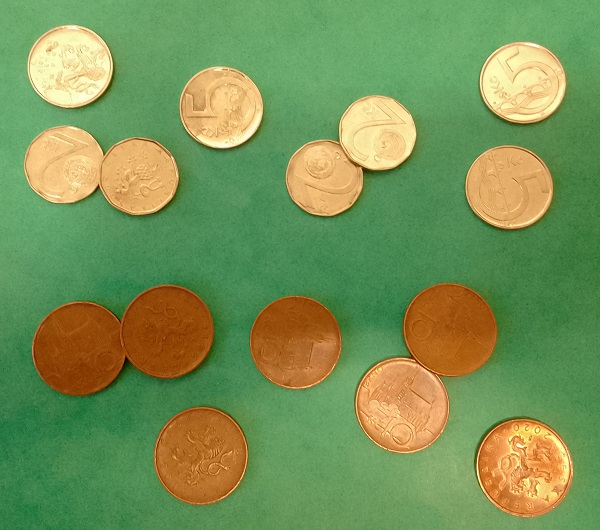
#> input picture cv06/data/pvi_cv06_mince.jpg, 600 x 530 px
$ python main.py
#> lines starting #> are read from the running program, lines starting #| are printed output that depends on the picture; after the words box and inside, x2 and y2 are one past the last pixel; in counts of white or black regions, pixels touching at a corner belong together
import cv2
from matplotlib import pyplot as plt
import numpy as np


def segment(image, threshold=40):
    return np.where(image > threshold, 0, 1)


def granulometric_spectrum(
    binary_image, min_size=5, max_size=50, step=2, return_heatmap=False
):
    """Granulometrické spektrum + volitelná heatmapa."""
    binary = np.uint8(binary_image > 0) * 255
    sizes = list(range(min_size, max_size + 1, step))
    survived_pixels = []

    if return_heatmap:
        heatmap = np.zeros_like(binary, dtype=np.float32)

    for size in sizes:
        se = cv2.getStructuringElement(cv2.MORPH_RECT, (size, size))
        opened = cv2.morphologyEx(binary, cv2.MORPH_OPEN, se)
        survived_pixels.append(np.sum(opened > 0))
        if return_heatmap:
            heatmap += opened / 255.0

    survived_pixels = np.array(survived_pixels)
    diff = survived_pixels[:-1] - survived_pixels[1:]
    sizes = np.array(sizes[:-1])

    if return_heatmap:
        if heatmap.max() > 0:
            heatmap /= heatmap.max()
        return sizes, diff, heatmap
    else:
        return sizes, diff, None


def main():
    original = cv2.imread("data/pvi_cv06_mince.jpg")
#> original is the input picture: shape (530, 600, 3); mean B, G, R 86, 146.9, 119.9
    original_hsv = cv2.cvtColor(original, cv2.COLOR_BGR2HSV)
#> original_hsv: shape (530, 600, 3); mean H, S, V 47.9, 127.4, 162.7
    h, _, _ = cv2.split(original_hsv)
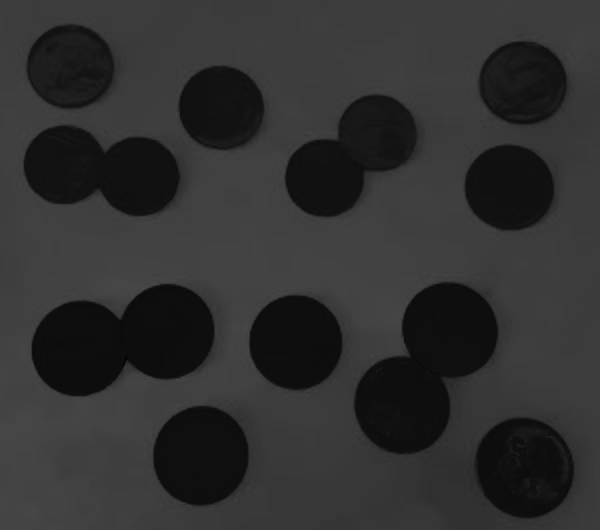
#> h: shape (530, 600); min 0, max 73, mean 47.9

    hue_hist = cv2.calcHist([h], [0], None, [180], [0, 180])
#> hue_hist = 180 values, max 33437 at index 60, min 0 at index 2, mean 1766.7
    segmented_image = segment(h, threshold=40)
#> in segment, `return np.where(image > threshold, 0, 1)`: returned value: shape (530, 600) int64; values 0 (black) and 1 (white), 29.7% white; 11 white regions, largest, box (x1, y1, x2, y2) and area: (354, 282, 498, 455) 14654, (32, 284, 215, 396) 14246, (24, 125, 180, 216) 10110

    plt.figure(figsize=(10, 8))
    plt.subplot(2, 2, 1)
    plt.imshow(cv2.cvtColor(original, cv2.COLOR_BGR2RGB))
    plt.title("Original Image")

    plt.subplot(2, 2, 2)
    plt.imshow(h, cmap="jet")
    plt.title("Hue Image")
    plt.colorbar()

    plt.subplot(2, 2, 3)
    plt.plot(hue_hist)
    plt.title("Hue Histogram")
    plt.xlabel("Hue Value")

    plt.subplot(2, 2, 4)
    plt.imshow(segmented_image, cmap="jet")
    plt.title("Segmented Image")
    plt.colorbar()
    plt.tight_layout()

    plt.figure(figsize=(12, 6))

    opening = cv2.morphologyEx(
        (segmented_image * 255).astype(np.uint8),
        cv2.MORPH_OPEN,
        np.ones((3, 3), np.uint8),
        iterations=5,
    )
#> opening: shape (530, 600); 29.7% white; 11 white regions, largest, box (x1, y1, x2, y2) and area: (354, 282, 498, 454) 14645, (32, 284, 214, 396) 14237, (24, 126, 180, 216) 10106
    distance_transformed = cv2.distanceTransform(opening, cv2.DIST_L2, 5)

    plt.subplot(2, 3, 1)
    plt.title("Distance Transform")
    plt.imshow(distance_transformed, cmap="jet")

    _, sure_fg = cv2.threshold(
        distance_transformed, 0.7 * distance_transformed.max(), 255, cv2.THRESH_BINARY
    )
#> sure_fg: shape (530, 600) float32; 2% white; 15 white regions, largest, box (x1, y1, x2, y2) and area: (508, 450, 541, 485) 843, (387, 388, 418, 421) 751, (186, 439, 216, 473) 716
    sure_fg = np.uint8(sure_fg)

    plt.subplot(2, 3, 2)
    plt.title("Sure Foreground")
    plt.imshow(sure_fg, cmap="gray")

    kernel = np.ones((3, 3), np.uint8)
    sure_bg = cv2.dilate(opening, kernel, iterations=3)
#> sure_bg: shape (530, 600); 34.4% white; 11 white regions, largest, box (x1, y1, x2, y2) and area: (351, 279, 501, 457) 16642, (29, 281, 217, 399) 16232, (21, 123, 183, 219) 11776
    unknown = cv2.subtract(sure_bg, sure_fg)
#> unknown: shape (530, 600); 32.4% white; 11 white regions, largest, box (x1, y1, x2, y2) and area: (351, 279, 501, 457) 15226, (29, 281, 217, 399) 14967, (21, 123, 183, 219) 11521

    plt.subplot(2, 3, 3)
    plt.title("Unknown")
    plt.imshow(unknown, cmap="gray")
    plt.colorbar()

    num_labels, markers = cv2.connectedComponents(sure_fg)
#> markers: shape (530, 600) int32; 16 distinct labels, from 0 to 15
#> num_labels = 16
    markers = markers + 1
#> markers: shape (530, 600) int32; 16 distinct labels, from 1 to 16
    markers[unknown == 255] = 0
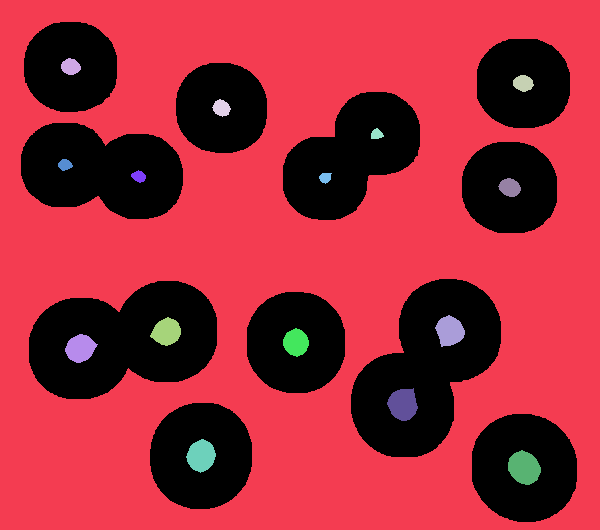
#> markers: shape (530, 600) int32; 17 distinct labels, from 0 to 16; one colour per label, 0 black

    plt.subplot(2, 3, 4)
    plt.title("Markers")
    plt.imshow(markers, cmap="jet")
    plt.colorbar()

    segmented_watershed = cv2.watershed(original, markers)
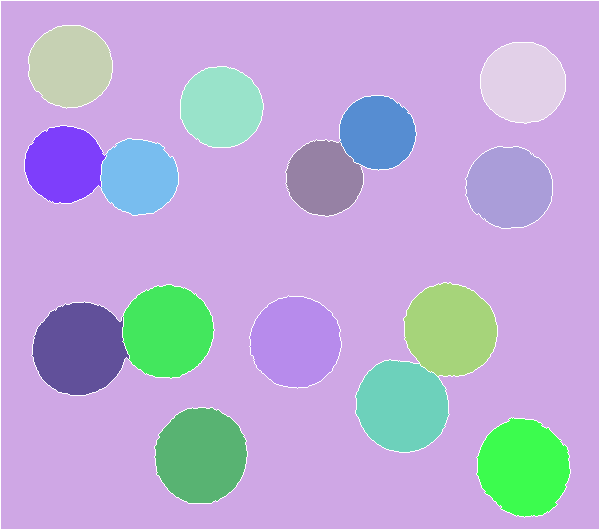
#> segmented_watershed: shape (530, 600) int32; 17 distinct labels, from -1 to 16; one colour per label, 0 black, -1 white
    watershed_border = np.uint8(segmented_watershed == -1)
#> watershed_border: shape (530, 600); values 0 (black) and 1 (white), 1.8% white in thin lines or dots
    watershed_border = cv2.dilate(watershed_border, kernel, iterations=3)
#> watershed_border: shape (530, 600); values 0 (black) and 1 (white), 13.5% white; 12 white regions, largest, box (x1, y1, x2, y2) and area: (0, 0, 600, 530) 8976, (352, 279, 501, 456) 4766, (28, 281, 218, 399) 4741

    outlined = original.copy()
    outlined[watershed_border == 1] = [0, 255, 0]
#> outlined: shape (530, 600, 3); 13.49% of pixels changed, all inside (x1, y1, x2, y2) = (0, 0, 600, 530)

    plt.subplot(2, 3, 5)
    plt.title("Watershed Border")
    plt.imshow(watershed_border, cmap="jet")
    plt.colorbar()

    plt.subplot(2, 3, 6)
    plt.title("Binary Image with Watershed")
    segmented_removed = cv2.subtract(segmented_image.astype(np.uint8), watershed_border)
#> segmented_removed: shape (530, 600); values 0 (black) and 1 (white), 22.5% white; 23 white regions (8 under 20 px), largest, box (x1, y1, x2, y2) and area: (481, 422, 566, 513) 5794, (159, 411, 243, 500) 5771, (36, 306, 123, 392) 5679
    plt.imshow(segmented_removed, cmap="jet")
    plt.colorbar()
    plt.tight_layout()

    plt.figure(figsize=(12, 4))
    num_labels, labels_im, stats, centroids = cv2.connectedComponentsWithStats(
        segmented_removed.astype(np.uint8)
    )
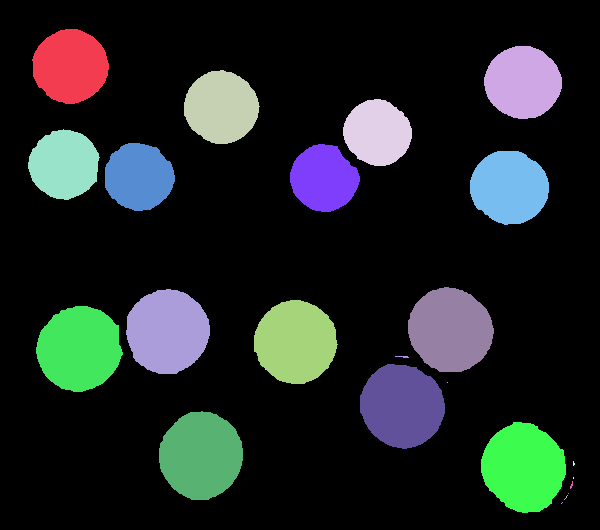
#> labels_im: shape (530, 600) int32; 24 distinct labels, from 0 to 23; one colour per label, 0 black
#> num_labels = 24; stats = 24 rows, first 6: [0, 0, 600, 530, 246503], [32, 29, 77, 75, 4397], [484, 46, 78, 73, 4399], [184, 70, 76, 74, 4252], [343, 99, 69, 67, 3503], [28, 129, 72, 71, 3831]; centroids = 24 rows, first 8: [301.2, 262.4], [69.95, 65.8], [522.5, 82], [220.9, 106.8], [377.1, 132.3], [63.67, 164], [138.5, 176.4], [323.3, 178.1]

    labels_norm = cv2.normalize(labels_im, None, 0, 255, cv2.NORM_MINMAX)
#> labels_norm: shape (530, 600) int32; 24 distinct labels, from 0 to 255
    labels_colored = cv2.applyColorMap(labels_norm.astype(np.uint8), cv2.COLORMAP_TURBO)
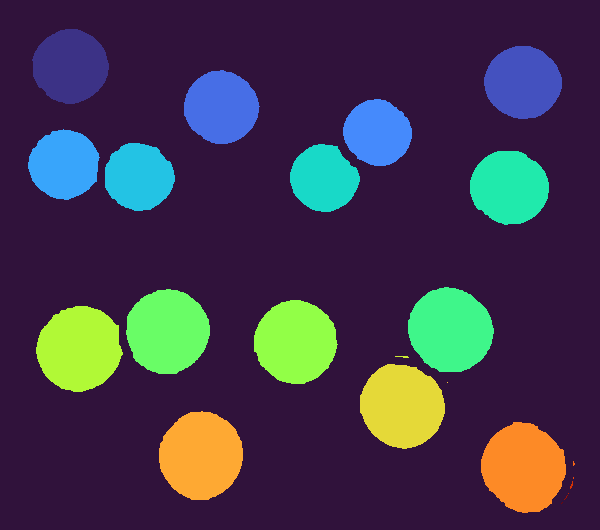
#> labels_colored: shape (530, 600, 3); mean B, G, R 75.4, 55.6, 64.3

    plt.subplot(1, 3, 1)
    plt.title("Binary Image with Watershed")
    plt.imshow(segmented_removed, cmap="jet")
    plt.colorbar()

    plt.subplot(1, 3, 2)
    plt.title("Region Ident.")
    plt.imshow(labels_colored)
    plt.colorbar()

    filtered = np.zeros_like(segmented_removed, dtype=np.uint8)
    for i in range(1, num_labels):
        area = stats[i, cv2.CC_STAT_AREA]
        if area >= 1000:
            filtered[labels_im == i] = 255
#> this loop made 23 passes
#> area on passes 1 to 12: 4397, 4399, 4252, 3503, 3831, 3681, 3524, 4545, 5602, 5528, 5401, 5679

    plt.subplot(1, 3, 3)
    plt.title("Result - Binary Image")
    plt.imshow(filtered, cmap="jet")
    plt.colorbar()
    plt.tight_layout()

    plt.figure(figsize=(10, 5))
    sizes, diff, heatmap = granulometric_spectrum(
        filtered, min_size=40, max_size=65, step=1, return_heatmap=True
    )
#> after the loop in granulometric_spectrum, `for size in sizes:`:
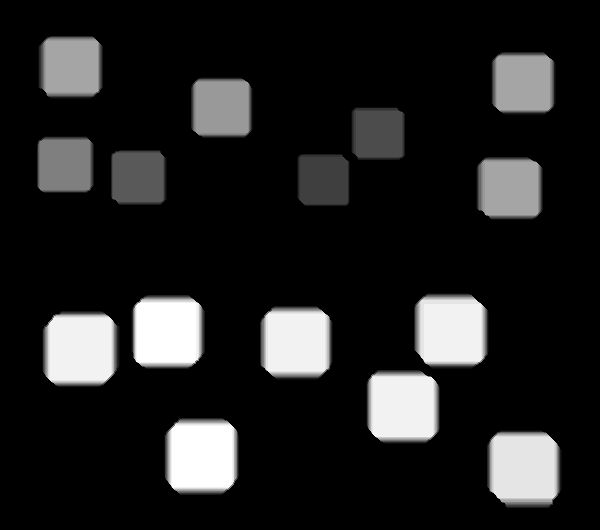
#> heatmap: shape (530, 600) float32; min 0, max 20, mean 2.64; drawn with min black and max white
#> after the loop in granulometric_spectrum, `for size in sizes:`: survived_pixels = 26 values, max 61639 at index 0, min 0 at index 20, mean 32303.1
#> in granulometric_spectrum, `diff = survived_pixels[:-1] - survived_pixels[1:]`: diff = 25 values, max 14442 at index 18, min 0 at index 20, mean 2465.6
#> in granulometric_spectrum, `sizes = np.array(sizes[:-1])`: sizes = 25 values from 40 to 64
#> in granulometric_spectrum, `heatmap /= heatmap.max()`: heatmap: shape (530, 600) float32; 19.71% of pixels changed, all inside (x1, y1, x2, y2) = (37, 36, 562, 508)
#> sizes = 25 values from 40 to 64

    plt.subplot(1, 2, 1)
    plt.title("Result - Granulometry")
    plt.imshow(heatmap, cmap="jet")
    plt.colorbar()

    plt.subplot(1, 2, 2)
    plt.title("Granul. Image Histogram")
    plt.plot(sizes, diff)
    plt.xlabel("Value")
    plt.ylabel("#")

    plt.tight_layout()


    plt.show()
#> figure, not shown here; panel 4: curve peaks at x = 60, y = 33437
#> figure, not shown here; B, G, R data is drawn as R, G, B
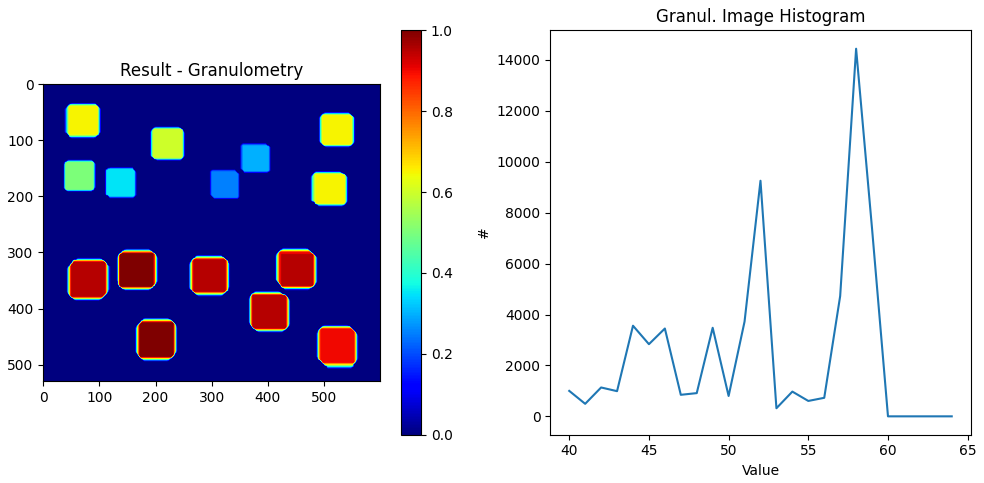
#> figure drawn by matplotlib, 3 panels; panel 3: curve peaks at x = 58, y = 14442

    estimated_objects = diff / (sizes**2)
#> estimated_objects = 25 values, max 4.29 at index 18, min 0 at index 20, mean 0.924
    estimated_objects[estimated_objects < 0.9] = 0
    estimated_objects = np.floor(estimated_objects)
#> estimated_objects = 25 values, max 4 at index 18, min 0 at index 0, mean 0.6
    indices = np.nonzero(estimated_objects)[0]
#> indices = [4, 5, 6, 9, 11, 12, 17, 18, 19]

    for index in indices:
        print(
            f"No. objects: {int(estimated_objects[index])} size: {sizes[index]} x {sizes[index]}"
        )
#> this loop made 9 passes
#> index on passes 1 to 9: 4, 5, 6, 9, 11, 12, 17, 18, 19
#| No. objects: 1 size: 44 x 44
#| No. objects: 1 size: 45 x 45
#| No. objects: 1 size: 46 x 46
#| No. objects: 1 size: 49 x 49
#| No. objects: 1 size: 51 x 51
#| No. objects: 3 size: 52 x 52
#| No. objects: 1 size: 57 x 57
#| No. objects: 4 size: 58 x 58
#> (further printed lines are left out)


if __name__ == "__main__":
    main()
